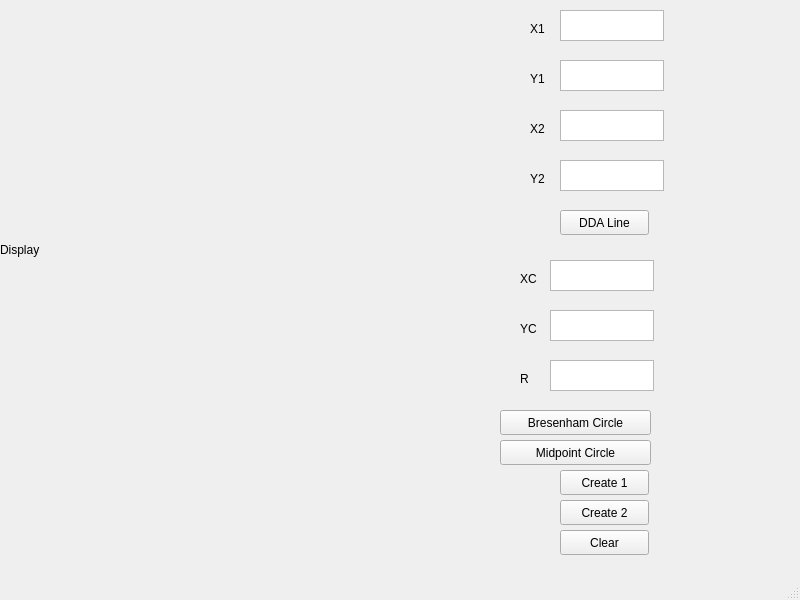
<?xml version="1.0" encoding="UTF-8"?>
<ui version="4.0">
 <class>MainWindow</class>
 <widget class="QMainWindow" name="MainWindow">
  <property name="geometry">
   <rect>
    <x>0</x>
    <y>0</y>
    <width>800</width>
    <height>600</height>
   </rect>
  </property>
  <property name="windowTitle">
   <string>MainWindow</string>
  </property>
  <widget class="QWidget" name="centralwidget">
   <widget class="QPlainTextEdit" name="plainTextEdit">
    <property name="geometry">
     <rect>
      <x>560</x>
      <y>10</y>
      <width>104</width>
      <height>31</height>
     </rect>
    </property>
   </widget>
   <widget class="QPlainTextEdit" name="plainTextEdit_2">
    <property name="geometry">
     <rect>
      <x>560</x>
      <y>60</y>
      <width>104</width>
      <height>31</height>
     </rect>
    </property>
   </widget>
   <widget class="QPlainTextEdit" name="plainTextEdit_3">
    <property name="geometry">
     <rect>
      <x>560</x>
      <y>110</y>
      <width>104</width>
      <height>31</height>
     </rect>
    </property>
   </widget>
   <widget class="QPlainTextEdit" name="plainTextEdit_4">
    <property name="geometry">
     <rect>
      <x>560</x>
      <y>160</y>
      <width>104</width>
      <height>31</height>
     </rect>
    </property>
   </widget>
   <widget class="QLabel" name="label">
    <property name="geometry">
     <rect>
      <x>530</x>
      <y>20</y>
      <width>67</width>
      <height>17</height>
     </rect>
    </property>
    <property name="text">
     <string>X1</string>
    </property>
   </widget>
   <widget class="QLabel" name="label_2">
    <property name="geometry">
     <rect>
      <x>530</x>
      <y>70</y>
      <width>67</width>
      <height>17</height>
     </rect>
    </property>
    <property name="text">
     <string>Y1</string>
    </property>
   </widget>
   <widget class="QLabel" name="label_3">
    <property name="geometry">
     <rect>
      <x>530</x>
      <y>120</y>
      <width>67</width>
      <height>17</height>
     </rect>
    </property>
    <property name="text">
     <string>X2</string>
    </property>
   </widget>
   <widget class="QLabel" name="label_4">
    <property name="geometry">
     <rect>
      <x>530</x>
      <y>170</y>
      <width>67</width>
      <height>17</height>
     </rect>
    </property>
    <property name="text">
     <string>Y2</string>
    </property>
   </widget>
   <widget class="QPushButton" name="DDA_line">
    <property name="geometry">
     <rect>
      <x>560</x>
      <y>210</y>
      <width>89</width>
      <height>25</height>
     </rect>
    </property>
    <property name="text">
     <string>DDA Line</string>
    </property>
   </widget>
   <widget class="QLabel" name="display">
    <property name="geometry">
     <rect>
      <x>0</x>
      <y>0</y>
      <width>500</width>
      <height>500</height>
     </rect>
    </property>
    <property name="text">
     <string>Display</string>
    </property>
   </widget>
   <widget class="QLabel" name="label_6">
    <property name="geometry">
     <rect>
      <x>520</x>
      <y>270</y>
      <width>67</width>
      <height>17</height>
     </rect>
    </property>
    <property name="text">
     <string>XC</string>
    </property>
   </widget>
   <widget class="QLabel" name="label_7">
    <property name="geometry">
     <rect>
      <x>520</x>
      <y>320</y>
      <width>67</width>
      <height>17</height>
     </rect>
    </property>
    <property name="text">
     <string>YC</string>
    </property>
   </widget>
   <widget class="QLabel" name="label_8">
    <property name="geometry">
     <rect>
      <x>520</x>
      <y>370</y>
      <width>67</width>
      <height>17</height>
     </rect>
    </property>
    <property name="text">
     <string>R</string>
    </property>
   </widget>
   <widget class="QPlainTextEdit" name="plainTextEdit_5">
    <property name="geometry">
     <rect>
      <x>550</x>
      <y>360</y>
      <width>104</width>
      <height>31</height>
     </rect>
    </property>
   </widget>
   <widget class="QPlainTextEdit" name="plainTextEdit_6">
    <property name="geometry">
     <rect>
      <x>550</x>
      <y>310</y>
      <width>104</width>
      <height>31</height>
     </rect>
    </property>
   </widget>
   <widget class="QPlainTextEdit" name="plainTextEdit_7">
    <property name="geometry">
     <rect>
      <x>550</x>
      <y>260</y>
      <width>104</width>
      <height>31</height>
     </rect>
    </property>
   </widget>
   <widget class="QPushButton" name="B_Circle">
    <property name="geometry">
     <rect>
      <x>500</x>
      <y>410</y>
      <width>151</width>
      <height>25</height>
     </rect>
    </property>
    <property name="text">
     <string>Bresenham Circle</string>
    </property>
   </widget>
   <widget class="QPushButton" name="M_Circle">
    <property name="geometry">
     <rect>
      <x>500</x>
      <y>440</y>
      <width>151</width>
      <height>25</height>
     </rect>
    </property>
    <property name="text">
     <string>Midpoint Circle</string>
    </property>
   </widget>
   <widget class="QPushButton" name="create_1">
    <property name="geometry">
     <rect>
      <x>560</x>
      <y>470</y>
      <width>89</width>
      <height>25</height>
     </rect>
    </property>
    <property name="text">
     <string>Create 1</string>
    </property>
   </widget>
   <widget class="QPushButton" name="create_2">
    <property name="geometry">
     <rect>
      <x>560</x>
      <y>500</y>
      <width>89</width>
      <height>25</height>
     </rect>
    </property>
    <property name="text">
     <string>Create 2</string>
    </property>
   </widget>
   <widget class="QPushButton" name="clear">
    <property name="geometry">
     <rect>
      <x>560</x>
      <y>530</y>
      <width>89</width>
      <height>25</height>
     </rect>
    </property>
    <property name="text">
     <string>Clear</string>
    </property>
   </widget>
  </widget>
  <widget class="QMenuBar" name="menubar">
   <property name="geometry">
    <rect>
     <x>0</x>
     <y>0</y>
     <width>800</width>
     <height>21</height>
    </rect>
   </property>
  </widget>
  <widget class="QStatusBar" name="statusbar"/>
 </widget>
 <resources/>
 <connections/>
</ui>
